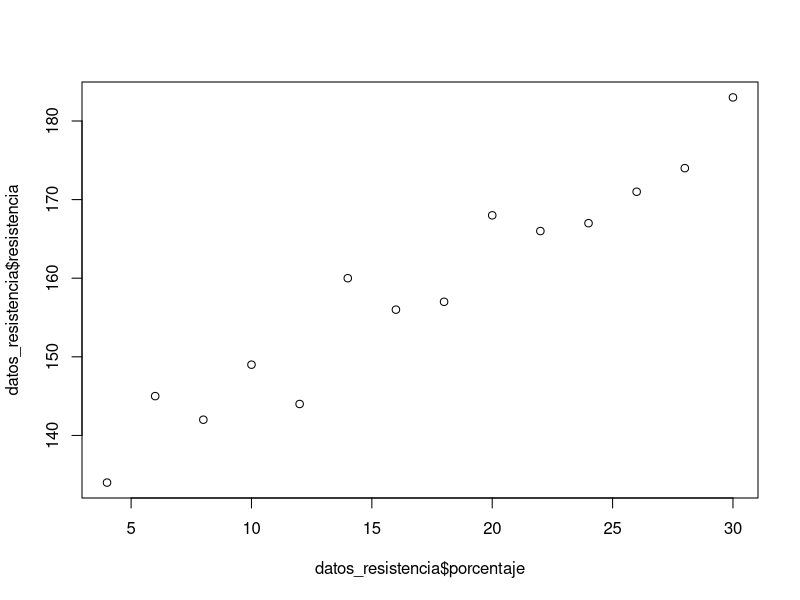
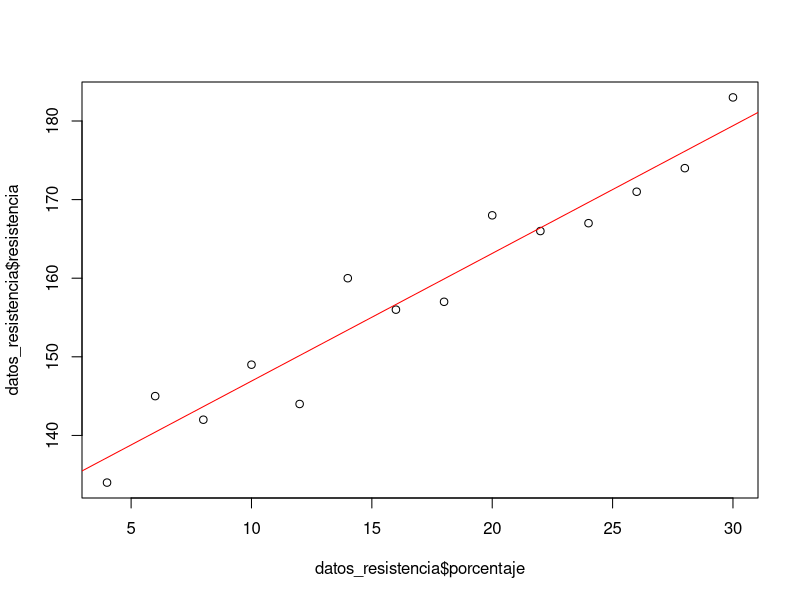

Here is the R script that generated these plots, in order:


######## 1. Leer datos ######
###Cargar los datos desde un archivo .csv

###Si los datos no estÃ¡n dentro del proyecto, se debe poner la ruta completa donde estÃ¡:
### "D:/catedra/Salary_Data.csv"



datos_resistencia<-read.csv("resistencia.csv",dec=".",sep=";", header= T, fileEncoding = "UTF-8")


datos_resistencia2<-data.frame("porcentaje"=runif(5,max=35,min=24))


##El separador de columnas 'sep' y separador decimal 'dec' pueden variar con la configuracion del pc
###Si se pone mal el separador decimal, puede leer un valor nÃºmerico como texto
### Si se pone mal el separador de columnas, reconoce todo como si fuera una columna

##### 1. Diagrama de dispersión

plot(datos_resistencia$porcentaje,datos_resistencia$resistencia)


#### 2. Ajustar modelo de regresión lineal
modelo<-lm(formula=resistencia~porcentaje, data=datos_resistencia)


###2,3, 4, 5 REsumen del modelo para establecer la ecuación

summary(modelo)




####GRafico de dispersión con modelo ajustado
plot(datos_resistencia$porcentaje,datos_resistencia$resistencia)
abline(modelo, col="red")



####6. Intervalos de confinza para B1 y B0

confint(modelo,level=0.95)


###### 7 y 8 intervalos de confianza y Predicciones

predict(modelo)###Valores predichos de la base utilizada, se puede usar para predecir conjunto de datos nuevo(lo veremos en regresión lineal múltiple)
data.frame(datos_resistencia$porcentaje,predict(modelo))
modelo$fitted.values ## valores ajustados iguales a los de función predict (no aplica para datos nuevos)

int_confidencia<-predict(modelo, interval="confidence")### 7.Intervalo de confianza para valores predichos de datos con los que se ajustó el modelo


int_prediccion<-predict(modelo, newdata=datos_resistencia2, interval="prediction")  ### 8.ntervalo de predicción para valores predichos de datos nuevos a los que se utilizaron para ajustar el modelo

int_confidencia 

int_prediccion

data.frame(datos_resistencia2,int_prediccion)



